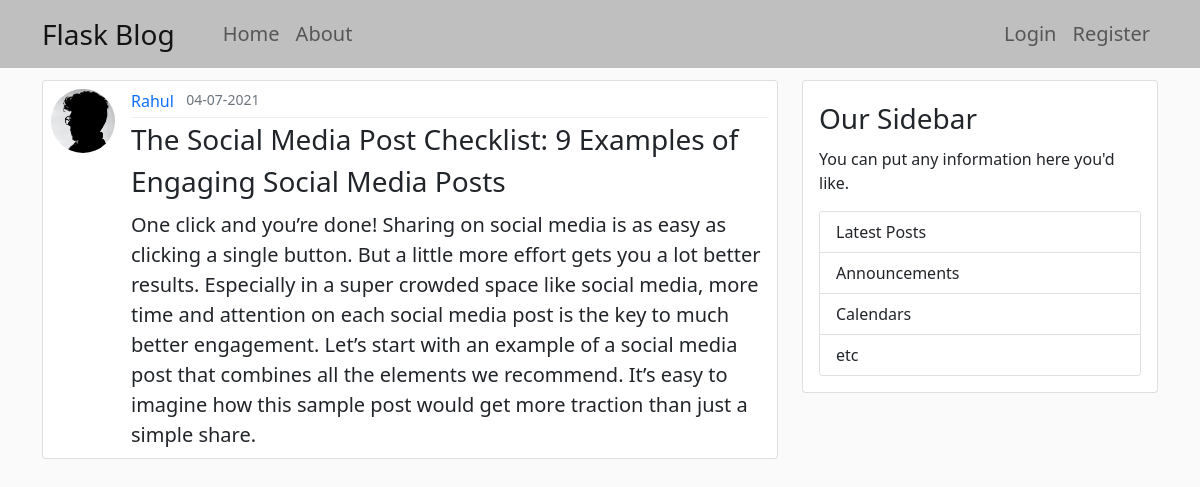
/post/1, run on the app's committed database.
### flaskblog/models.py (models this page shows, shortened)
class User(db.Model, UserMixin):
	id = db.Column(db.Integer, primary_key=True)
	username = db.Column(db.String(20), unique=True, nullable=False)
	email = db.Column(db.String(120), unique=True, nullable=False)
	image_file = db.Column(db.String(20), nullable=False, default="default.jpeg")
	password = db.Column(db.String(60), nullable=False)
	posts = db.relationship('Post', backref='author', lazy=True)

class Post(db.Model):
	id = db.Column(db.Integer, primary_key=True)
	title = db.Column(db.String(100), nullable=False)
	date_posted = db.Column(db.DateTime, nullable=False, default=datetime.utcnow)
	content = db.Column(db.Text, nullable=False)
	user_id = db.Column(db.Integer, db.ForeignKey('user.id'), nullable=False)

### flaskblog/posts/routes.py (the view)
@posts.route("/post/<int:post_id>")
def post_page(post_id):
	post = Post.query.get_or_404(post_id)
	return render_template("post_page.html", title=post.title, post=post)

### flaskblog/templates/post_page.html (shortened to what this page needs)
{% extends 'layout.html' %}
{% block body %}
	<div class="card d-flex flex-row p-2 mb-3">
		<img class="profile-pic" src="{{ url_for('static', filename='profile_pics/' + post.author.image_file) }}">
		<div class="ms-3 flex-fill">
			<span class="d-flex flex-row">
				<a href="{{ url_for('users.user_posts', username=post.author.username) }}" class="text-primary mb-0 fs-6 d-inline anchor">
					{{ post.author.username }}
				</a>
				<small class="text-muted d-inline">
					{{ post.date_posted.strftime('%d-%m-%Y') }}
				</small>
			</span>
			<hr class="m-0 mt-1 bg-grey">
			<p class="card-title fs-3">
				{{ post.title }}
			</p>
			<p class="card-text fs-5">
				{{ post.content }}
			</p>
		</div>
	</div>
{% endblock body %}

### flaskblog/static/layout.css (style rules this page uses)
body { background-color: #FAFAFA; }
.bg-grey { background-color: #bfbfbf; }
.anchor { text-decoration: none; }
.profile-pic { height: 4rem; width: 4rem; border-radius: 50%; }

### data on the page
User: image_file (placeholder picture), author.username "Rahul"
Post: date_posted "04-07-2021", title "The Social Media Post Checklist: 9 Examples of Engaging Social Media Posts", content "One click and you’re done! Sharing on social media is as easy as clicking a single button. But a little more effort gets you a lot better results. Especially in a super crowded space like social media, more time and attention on each social media post is the key to much better engagement. Let’s start with an example of a social media post that combines all the elements we recommend. It’s easy to imagine how this sample post would get more traction than just a simple share."
